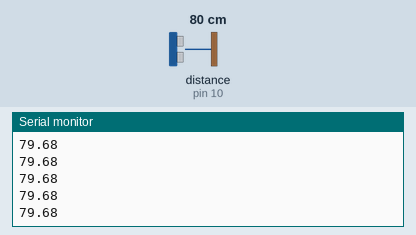
Recording of a sketch running on a simulated Arduino Uno, built with avr-gcc and run on an emulated ATmega328P. Shown: the last lines printed to the serial monitor. Wiring (inferred from the names in the program): ultrasonic range finder: trigger pin 9; echo pin 10. Inputs (shaded band) come from the test bench; at power-on: distance to the obstacle (sensor on pin 10) 80 cm. The echo pulse lasts 58.3 µs per cm.

Above: at 1.2 s.
1.3 s: distance to the obstacle (sensor on pin 10) set to 2 cm
At 1.35 s:
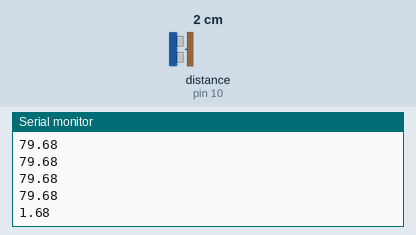
2.8 s: distance to the obstacle (sensor on pin 10) set to 4 cm
At 2.83 s:
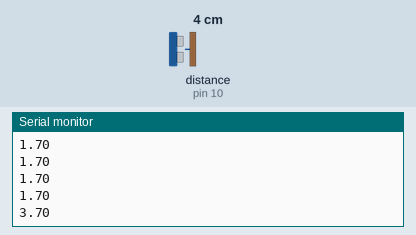
Timing chart, 0 to 5.8 s (numbered marks = the images above; inputs shaded):
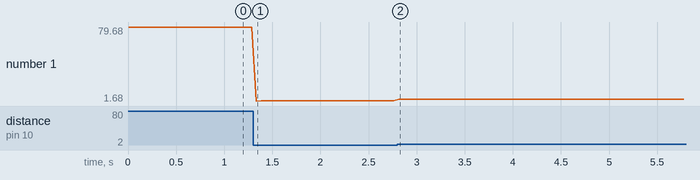

The sketch:

flappybird.ino
```cpp
#define TRIG_PIN 9
#define ECHO_PIN 10

void setup() {
  pinMode(TRIG_PIN, OUTPUT);
  pinMode(ECHO_PIN, INPUT);

  Serial.begin(9600);
}

void loop() {
  // Envia o pulso ultrassônico
  digitalWrite(TRIG_PIN, LOW);
  delayMicroseconds(2);

  digitalWrite(TRIG_PIN, HIGH);
  delayMicroseconds(10);

  digitalWrite(TRIG_PIN, LOW);

  // Mede o tempo do retorno do sinal
  unsigned long duracao = pulseIn(ECHO_PIN, HIGH, 30000UL);

  if (duracao == 0) {
    Serial.println(-1);
  } else {
    float distancia = duracao * 0.0343 / 2;

    Serial.println(distancia);
  }

  delay(50);
}
```

Measured:
- after the input at 1.3 s, the serial monitor: prints a new line at once (image 1)
- after the input at 2.8 s, the serial monitor: prints a new line at once (image 2)
- plotted number 1: 79.68 → 1.7 after the input at 1.3 s, 1.7 → 3.7 after the input at 2.8 s
